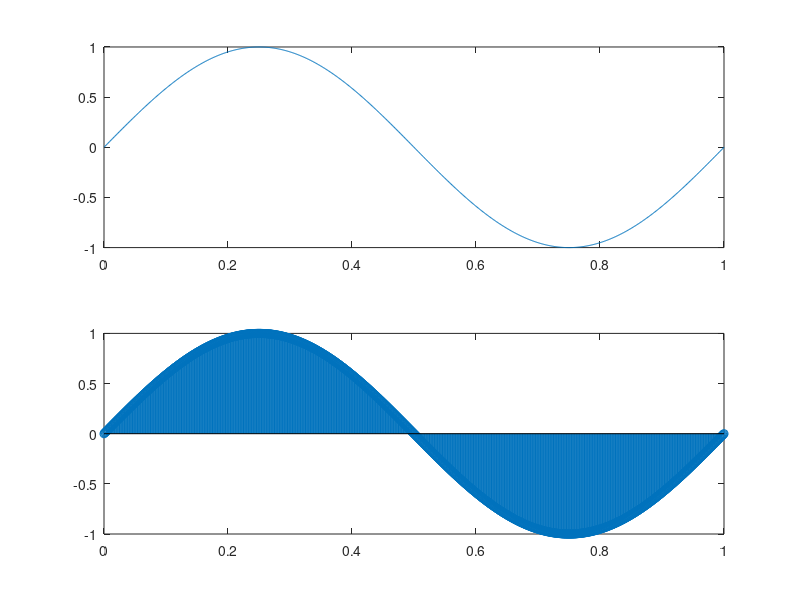

MATLAB code for this plot:
clc
clear all
close all

x= 0:0.001:1;
y=sin(2*pi*x);

subplot(2,1,1)
plot(x,y)
#xlabel('time')
#ylabel('Amplitude')

subplot(2,1,2)
stem(x,y)
